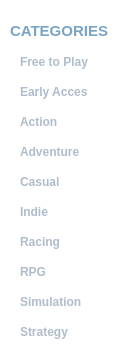
            <widget class="QWidget" name="Categories_widget" native="true">
             <property name="sizePolicy">
              <sizepolicy hsizetype="Expanding" vsizetype="Expanding">
               <horstretch>0</horstretch>
               <verstretch>0</verstretch>
              </sizepolicy>
             </property>
             <property name="minimumSize">
              <size>
               <width>55</width>
               <height>0</height>
              </size>
             </property>
             <property name="styleSheet">
              <string notr="true">background-color: rgb(74, 79, 90);
background-color: qlineargradient(spread:pad, x1:0.182, y1:0.0284091, x2:0.307, y2:0.573864, stop:0 rgba(74, 79, 90, 255), stop:1 rgba(125, 134, 152, 255));
background-color: rgba(0, 0, 0, 0);</string>
             </property>
             <widget class="QLabel" name="label">
              <property name="geometry">
               <rect>
                <x>10</x>
                <y>20</y>
                <width>101</width>
                <height>21</height>
               </rect>
              </property>
              <property name="font">
               <font>
                <family>Arial</family>
                <pointsize>11</pointsize>
                <weight>75</weight>
                <bold>true</bold>
               </font>
              </property>
              <property name="styleSheet">
               <string notr="true">color: rgb(122, 164, 199);
background-color: rgba(0, 0, 0, 0);</string>
              </property>
              <property name="text">
               <string>CATEGORIES</string>
              </property>
             </widget>
             <widget class="QPushButton" name="pushButton">
              <property name="geometry">
               <rect>
                <x>20</x>
                <y>50</y>
                <width>75</width>
                <height>23</height>
               </rect>
              </property>
              <property name="font">
               <font>
                <family>Arial</family>
                <pointsize>9</pointsize>
                <weight>75</weight>
                <bold>true</bold>
               </font>
              </property>
              <property name="cursor">
               <cursorShape>PointingHandCursor</cursorShape>
              </property>
              <property name="styleSheet">
               <string notr="true">QPushButton{
color: rgb(176, 188, 203);
border: 0px;
background-color: rgba(0, 0, 0, 0);
text-align: left;
}
QPushButton:hover
{
color: rgb(204, 218, 235)
}</string>
              </property>
              <property name="text">
               <string>Free to Play</string>
              </property>
             </widget>
             <widget class="QPushButton" name="pushButton_2">
              <property name="geometry">
               <rect>
                <x>20</x>
                <y>80</y>
                <width>75</width>
                <height>23</height>
               </rect>
              </property>
              <property name="font">
               <font>
                <family>Arial</family>
                <pointsize>9</pointsize>
                <weight>75</weight>
                <bold>true</bold>
               </font>
              </property>
              <property name="cursor">
               <cursorShape>PointingHandCursor</cursorShape>
              </property>
              <property name="styleSheet">
               <string notr="true">QPushButton{
color: rgb(176, 188, 203);
border: 0px;
background-color: rgba(0, 0, 0, 0);
text-align: left;
}
QPushButton:hover
{
color: rgb(204, 218, 235)
}</string>
              </property>
              <property name="text">
               <string>Early Acces</string>
              </property>
             </widget>
             <widget class="QPushButton" name="pushButton_3">
              <property name="geometry">
               <rect>
                <x>20</x>
                <y>110</y>
                <width>71</width>
                <height>23</height>
               </rect>
              </property>
              <property name="font">
               <font>
                <family>Arial</family>
                <pointsize>9</pointsize>
                <weight>75</weight>
                <bold>true</bold>
               </font>
              </property>
              <property name="cursor">
               <cursorShape>PointingHandCursor</cursorShape>
              </property>
              <property name="styleSheet">
               <string notr="true">QPushButton{
color: rgb(176, 188, 203);
border: 0px;
background-color: rgba(0, 0, 0, 0);
text-align: left;
}
QPushButton:hover
{
color: rgb(204, 218, 235)
}</string>
              </property>
              <property name="text">
               <string>Action</string>
              </property>
             </widget>
             <widget class="QPushButton" name="pushButton_4">
              <property name="geometry">
               <rect>
                <x>20</x>
                <y>140</y>
                <width>81</width>
                <height>23</height>
               </rect>
              </property>
              <property name="font">
               <font>
                <family>Arial</family>
                <pointsize>9</pointsize>
                <weight>75</weight>
                <bold>true</bold>
               </font>
              </property>
              <property name="cursor">
               <cursorShape>PointingHandCursor</cursorShape>
              </property>
              <property name="styleSheet">
               <string notr="true">QPushButton{
color: rgb(176, 188, 203);
border: 0px;
background-color: rgba(0, 0, 0, 0);
text-align: left;
}
QPushButton:hover
{
color: rgb(204, 218, 235)
}</string>
              </property>
              <property name="text">
               <string>Adventure</string>
              </property>
             </widget>
             <widget class="QPushButton" name="pushButton_5">
              <property name="geometry">
               <rect>
                <x>20</x>
                <y>170</y>
                <width>81</width>
                <height>23</height>
               </rect>
              </property>
              <property name="font">
               <font>
                <family>Arial</family>
                <pointsize>9</pointsize>
                <weight>75</weight>
                <bold>true</bold>
               </font>
              </property>
              <property name="cursor">
               <cursorShape>PointingHandCursor</cursorShape>
              </property>
              <property name="styleSheet">
               <string notr="true">QPushButton{
color: rgb(176, 188, 203);
border: 0px;
background-color: rgba(0, 0, 0, 0);
text-align: left;
}
QPushButton:hover
{
color: rgb(204, 218, 235)
}</string>
              </property>
              <property name="text">
               <string>Casual</string>
              </property>
             </widget>
             <widget class="QPushButton" name="pushButton_6">
              <property name="geometry">
               <rect>
                <x>20</x>
                <y>200</y>
                <width>81</width>
                <height>23</height>
               </rect>
              </property>
              <property name="font">
               <font>
                <family>Arial</family>
                <pointsize>9</pointsize>
                <weight>75</weight>
                <bold>true</bold>
               </font>
              </property>
              <property name="cursor">
               <cursorShape>PointingHandCursor</cursorShape>
              </property>
              <property name="styleSheet">
               <string notr="true">QPushButton{
color: rgb(176, 188, 203);
border: 0px;
background-color: rgba(0, 0, 0, 0);
text-align: left;
}
QPushButton:hover
{
color: rgb(204, 218, 235)
}</string>
              </property>
              <property name="text">
               <string>Indie</string>
              </property>
             </widget>
             <widget class="QPushButton" name="pushButton_7">
              <property name="geometry">
               <rect>
                <x>20</x>
                <y>230</y>
                <width>81</width>
                <height>23</height>
               </rect>
              </property>
              <property name="font">
               <font>
                <family>Arial</family>
                <pointsize>9</pointsize>
                <weight>75</weight>
                <bold>true</bold>
               </font>
              </property>
              <property name="cursor">
               <cursorShape>PointingHandCursor</cursorShape>
              </property>
              <property name="styleSheet">
               <string notr="true">QPushButton{
color: rgb(176, 188, 203);
border: 0px;
background-color: rgba(0, 0, 0, 0);
text-align: left;
}
QPushButton:hover
{
color: rgb(204, 218, 235)
}</string>
              </property>
              <property name="text">
               <string>Racing</string>
              </property>
             </widget>
             <widget class="QPushButton" name="pushButton_8">
              <property name="geometry">
               <rect>
                <x>20</x>
                <y>260</y>
                <width>81</width>
                <height>23</height>
               </rect>
              </property>
              <property name="font">
               <font>
                <family>Arial</family>
                <pointsize>9</pointsize>
                <weight>75</weight>
                <bold>true</bold>
               </font>
              </property>
              <property name="cursor">
               <cursorShape>PointingHandCursor</cursorShape>
              </property>
              <property name="styleSheet">
               <string notr="true">QPushButton{
color: rgb(176, 188, 203);
border: 0px;
background-color: rgba(0, 0, 0, 0);
text-align: left;
}
QPushButton:hover
{
color: rgb(204, 218, 235)
}</string>
              </property>
              <property name="text">
               <string>RPG</string>
              </property>
             </widget>
             <widget class="QPushButton" name="pushButton_9">
              <property name="geometry">
               <rect>
                <x>20</x>
                <y>290</y>
                <width>81</width>
                <height>23</height>
               </rect>
              </property>
              <property name="font">
               <font>
                <family>Arial</family>
                <pointsize>9</pointsize>
                <weight>75</weight>
                <bold>true</bold>
               </font>
              </property>
              <property name="cursor">
               <cursorShape>PointingHandCursor</cursorShape>
              </property>
              <property name="styleSheet">
               <string notr="true">QPushButton{
color: rgb(176, 188, 203);
border: 0px;
background-color: rgba(0, 0, 0, 0);
text-align: left;
}
QPushButton:hover
{
color: rgb(204, 218, 235)
}</string>
              </property>
              <property name="text">
               <string>Simulation</string>
              </property>
             </widget>
             <widget class="QPushButton" name="pushButton_10">
              <property name="geometry">
               <rect>
                <x>20</x>
                <y>320</y>
                <width>81</width>
                <height>23</height>
               </rect>
              </property>
              <property name="font">
               <font>
                <family>Arial</family>
                <pointsize>9</pointsize>
                <weight>75</weight>
                <bold>true</bold>
               </font>
              </property>
              <property name="cursor">
               <cursorShape>PointingHandCursor</cursorShape>
              </property>
              <property name="styleSheet">
               <string notr="true">QPushButton{
color: rgb(176, 188, 203);
border: 0px;
background-color: rgba(0, 0, 0, 0);
text-align: left;
}
QPushButton:hover
{
color: rgb(204, 218, 235)
}</string>
              </property>
              <property name="text">
               <string>Strategy</string>
              </property>
             </widget>
            </widget>
